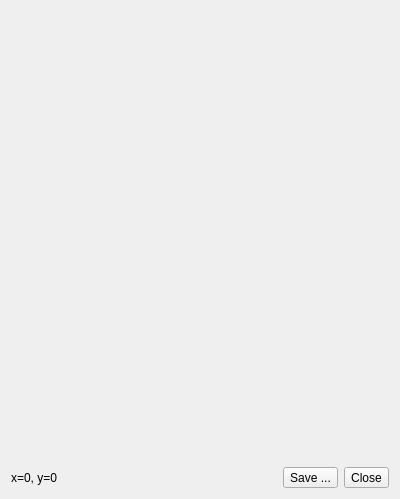
<?xml version="1.0" encoding="UTF-8"?>
<ui version="4.0">
 <class>Dialog</class>
 <widget class="QDialog" name="Dialog">
  <property name="geometry">
   <rect>
    <x>0</x>
    <y>0</y>
    <width>400</width>
    <height>499</height>
   </rect>
  </property>
  <property name="windowTitle">
   <string>Plot</string>
  </property>
  <layout class="QGridLayout" name="gridLayout">
   <property name="topMargin">
    <number>9</number>
   </property>
   <item row="0" column="0">
    <layout class="QGridLayout" name="canvasGridLayout">
     <item row="1" column="0">
      <widget class="QLabel" name="coordLabel">
       <property name="text">
        <string>x=0, y=0</string>
       </property>
      </widget>
     </item>
     <item row="1" column="1">
      <spacer name="horizontalSpacer">
       <property name="orientation">
        <enum>Qt::Horizontal</enum>
       </property>
       <property name="sizeHint" stdset="0">
        <size>
         <width>40</width>
         <height>20</height>
        </size>
       </property>
      </spacer>
     </item>
     <item row="0" column="3">
      <spacer name="verticalSpacer">
       <property name="orientation">
        <enum>Qt::Vertical</enum>
       </property>
       <property name="sizeHint" stdset="0">
        <size>
         <width>20</width>
         <height>40</height>
        </size>
       </property>
      </spacer>
     </item>
     <item row="1" column="2">
      <widget class="QToolButton" name="saveToolButton">
       <property name="text">
        <string>Save ...</string>
       </property>
      </widget>
     </item>
     <item row="1" column="3">
      <widget class="QToolButton" name="closeToolButton">
       <property name="text">
        <string>Close</string>
       </property>
      </widget>
     </item>
    </layout>
   </item>
  </layout>
 </widget>
 <resources/>
 <connections>
  <connection>
   <sender>closeToolButton</sender>
   <signal>clicked()</signal>
   <receiver>Dialog</receiver>
   <slot>reject()</slot>
   <hints>
    <hint type="sourcelabel">
     <x>364</x>
     <y>477</y>
    </hint>
    <hint type="destinationlabel">
     <x>199</x>
     <y>249</y>
    </hint>
   </hints>
  </connection>
 </connections>
</ui>
